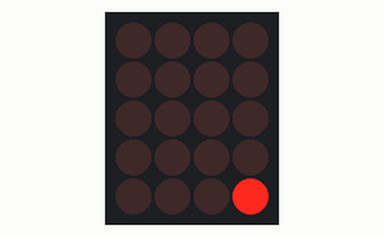
This sketch was run on a simulated ATtiny85, built with avr-gcc and run on an emulated ATtiny85. Parts: 4×5 LED matrix. Wiring (inferred from the names in the program): charlieplexed LEDs: lines PB0, PB1, PB2, PB3, PB4. Random numbers use the default seed unless the sketch sets one.

Above: at 0.1 s.
At 7.81 s:
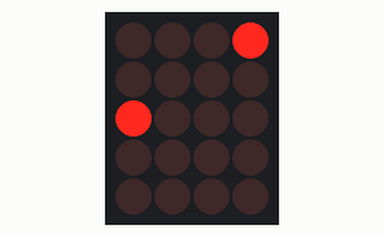
At 14.0 s:
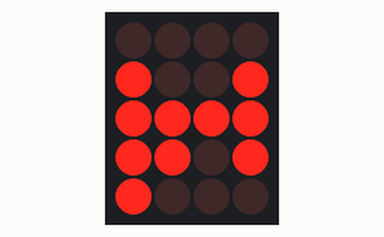
At 22.75 s:
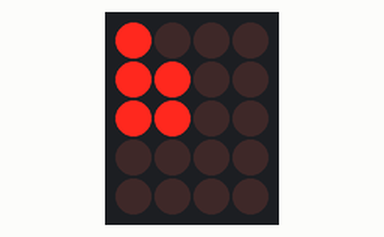
At 30.7 s:
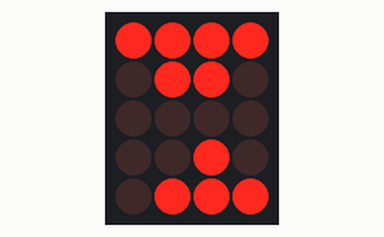
At 38.66 s:
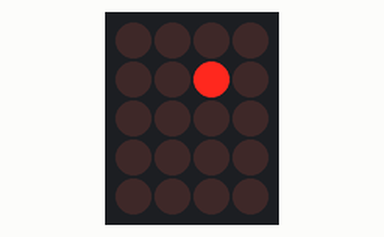

The sketch:

LED_patronen_varianten.ino
```cpp
/*
  Project: LED_patronen_varianten.ino
  Versie: 1.0
  Description: Diverse effecten voor de ATTINY85 Vleermuis

  Author: @rodedio
  Date: 22-09-2025
*/

//////////////////////////////////////////////////
// Pin-definities
//////////////////////////////////////////////////
int P1 = 0;
int P2 = 1;
int P3 = 2;
int P4 = 3;
int P5 = 4;

int ledMap[21] = {
  0, 5,1,10,6,9,2,8,18,14,7,13,3,12,19,17,4,11,15,16,20
};

//////////////////////////////////////////////////
// Basis functies
//////////////////////////////////////////////////
void high_Z_all() {
  pinMode(P1, INPUT);
  pinMode(P2, INPUT);
  pinMode(P3, INPUT);
  pinMode(P4, INPUT);
  pinMode(P5, INPUT);
}

void charlieWrite(int x) {
  high_Z_all();
  switch (x) {
    case 0:  break;
    case 1:  pinMode(P1, OUTPUT); pinMode(P2, OUTPUT); digitalWrite(P1, HIGH); break;
    case 2:  pinMode(P1, OUTPUT); pinMode(P3, OUTPUT); digitalWrite(P1, HIGH); break;
    case 3:  pinMode(P1, OUTPUT); pinMode(P4, OUTPUT); digitalWrite(P1, HIGH); break;
    case 4:  pinMode(P1, OUTPUT); pinMode(P5, OUTPUT); digitalWrite(P1, HIGH); break;
    case 5:  pinMode(P2, OUTPUT); pinMode(P1, OUTPUT); digitalWrite(P2, HIGH); break;
    case 6:  pinMode(P2, OUTPUT); pinMode(P3, OUTPUT); digitalWrite(P2, HIGH); break;
    case 7:  pinMode(P2, OUTPUT); pinMode(P4, OUTPUT); digitalWrite(P2, HIGH); break;
    case 8:  pinMode(P2, OUTPUT); pinMode(P5, OUTPUT); digitalWrite(P2, HIGH); break;
    case 9:  pinMode(P3, OUTPUT); pinMode(P1, OUTPUT); digitalWrite(P3, HIGH); break;
    case 10: pinMode(P3, OUTPUT); pinMode(P2, OUTPUT); digitalWrite(P3, HIGH); break;
    case 11: pinMode(P3, OUTPUT); pinMode(P4, OUTPUT); digitalWrite(P3, HIGH); break;
    case 12: pinMode(P3, OUTPUT); pinMode(P5, OUTPUT); digitalWrite(P3, HIGH); break;
    case 13: pinMode(P4, OUTPUT); pinMode(P1, OUTPUT); digitalWrite(P4, HIGH); break;
    case 14: pinMode(P4, OUTPUT); pinMode(P2, OUTPUT); digitalWrite(P4, HIGH); break;
    case 15: pinMode(P4, OUTPUT); pinMode(P3, OUTPUT); digitalWrite(P4, HIGH); break;
    case 16: pinMode(P4, OUTPUT); pinMode(P5, OUTPUT); digitalWrite(P4, HIGH); break;
    case 17: pinMode(P5, OUTPUT); pinMode(P1, OUTPUT); digitalWrite(P5, HIGH); break;
    case 18: pinMode(P5, OUTPUT); pinMode(P2, OUTPUT); digitalWrite(P5, HIGH); break;
    case 19: pinMode(P5, OUTPUT); pinMode(P3, OUTPUT); digitalWrite(P5, HIGH); break;
    case 20: pinMode(P5, OUTPUT); pinMode(P4, OUTPUT); digitalWrite(P5, HIGH); break;
  }
}

void ledOn(int ledNumber) {
  if (ledNumber < 1 || ledNumber > 20) return;
  charlieWrite(ledMap[ledNumber]);
}

void ledsOff() {
  charlieWrite(0);
}

void ledsGroupOn(const int leds[], int count, int durationMs) {
  unsigned long start = millis();
  while (millis() - start < (unsigned long)durationMs) {
    for (int i = 0; i < count; i++) {
      ledOn(leds[i]);
      delay(3);
      ledsOff();
    }
  }
  ledsOff();
}

//////////////////////////////////////////////////
// Variaties
//////////////////////////////////////////////////

void variant1() {
  int g1[]  = {20};
  int g2[]  = {1, 11};
  int g3[]  = {2, 12};
  int g4[]  = {3, 13, 1, 11};
  int g5[]  = {4, 14};
  int g6[]  = {5, 15, 1, 11};
  int g7[]  = {10};
  int g8[]  = {9, 19};
  int g9[]  = {8, 18};
  int g10[] = {7, 17, 1, 11};
  int g11[] = {6, 16};

  ledsGroupOn(g1,  1, 800);
  ledsGroupOn(g2,  2, 200);
  ledsGroupOn(g3,  2, 200);
  ledsGroupOn(g4,  4, 200);
  ledsGroupOn(g5,  2, 200);
  ledsGroupOn(g6,  4, 200);
  ledsGroupOn(g7,  1, 200);
  ledsGroupOn(g8,  2, 200);
  ledsGroupOn(g9,  2, 200);
  ledsGroupOn(g10, 4, 200);
  ledsGroupOn(g11, 2, 200);

  delay(200);
}

void variant2() {
  int g1[] = {6, 16};
  int g2[] = {7, 17, 1, 11};
  int g3[] = {8, 18};
  int g4[] = {9, 19};
  int g5[] = {10};
  int g6[] = {20};

  ledsGroupOn(g1, 2, 200);
  ledsGroupOn(g2, 4, 200);
  ledsGroupOn(g3, 2, 200);
  ledsGroupOn(g4, 2, 200);
  ledsGroupOn(g5, 1, 400);
  ledsGroupOn(g6, 1, 800);

  delay(200);
}

void variant3() {
  int g1[] = {1, 2, 3, 4, 5};
  int g2[] = {6, 7, 8, 9, 10};
  int g3[] = {11, 12, 13, 14, 15};
  int g4[] = {16, 17, 18, 19, 20};

  ledsGroupOn(g1, 5, 300);
  ledsGroupOn(g2, 5, 300);
  ledsGroupOn(g3, 5, 300);
  ledsGroupOn(g4, 5, 300);

  delay(200);
}

void variant4() {
  // springend: eerste en laatste LED naar binnen
  int g1[] = {1, 20};
  int g2[] = {2, 19};
  int g3[] = {3, 18};
  int g4[] = {4, 17};
  int g5[] = {5, 16};

  ledsGroupOn(g1, 2, 200);
  ledsGroupOn(g2, 2, 200);
  ledsGroupOn(g3, 2, 200);
  ledsGroupOn(g4, 2, 200);
  ledsGroupOn(g5, 2, 400);

  delay(200);
}

void variant5() {
  // langzaam alle LEDs achter elkaar aan
  for (int i = 1; i <= 20; i++) {
    int g[] = {i};
    ledsGroupOn(g, 1, 150);
  }
  delay(200);
}

void variant6() {
  // dubbel loopje: 1->10 en 11->20 tegelijk
  for (int i = 1; i <= 10; i++) {
    int g[] = {i, i + 10};
    ledsGroupOn(g, 2, 180);
  }
  delay(200);
}

void variant7() {
  // knipper alle even LEDs tegelijk, daarna alle oneven
  int evenLeds[]  = {2,4,6,8,10,12,14,16,18,20};
  int oddLeds[]   = {1,3,5,7,9,11,13,15,17,19};

  ledsGroupOn(evenLeds, 10, 500);
  ledsGroupOn(oddLeds,  10, 500);

  delay(200);
}

void variant8() {
  // Random sparkle: 20 willekeurige LEDs snel achter elkaar
  for (int i = 0; i < 20; i++) {
    int r = random(1, 21); // LED 1..20
    int g[] = {r};
    ledsGroupOn(g, 1, 120);
  }
  delay(200);
}

//////////////////////////////////////////////////
// Setup en loop
//////////////////////////////////////////////////

void setup() {
  high_Z_all();
  randomSeed(analogRead(A0)); // voor variant8 random
}

void loop() {
  variant1();
  variant2();
  variant3();
  variant4();
  variant5();
  variant6();
  variant7();
  variant8();
}
```

Measured:
- what the display in image 0 shows lasts 0.9 s, from 0.0 s to 0.9 s
- what the display in image 1 shows lasts 0.4 s, from 7.6 s to 8.0 s
- what the display in image 2 shows lasts 0.5 s, from 14.0 s to 14.5 s
- what the display in image 4 shows lasts 0.5 s, from 30.7 s to 31.2 s
